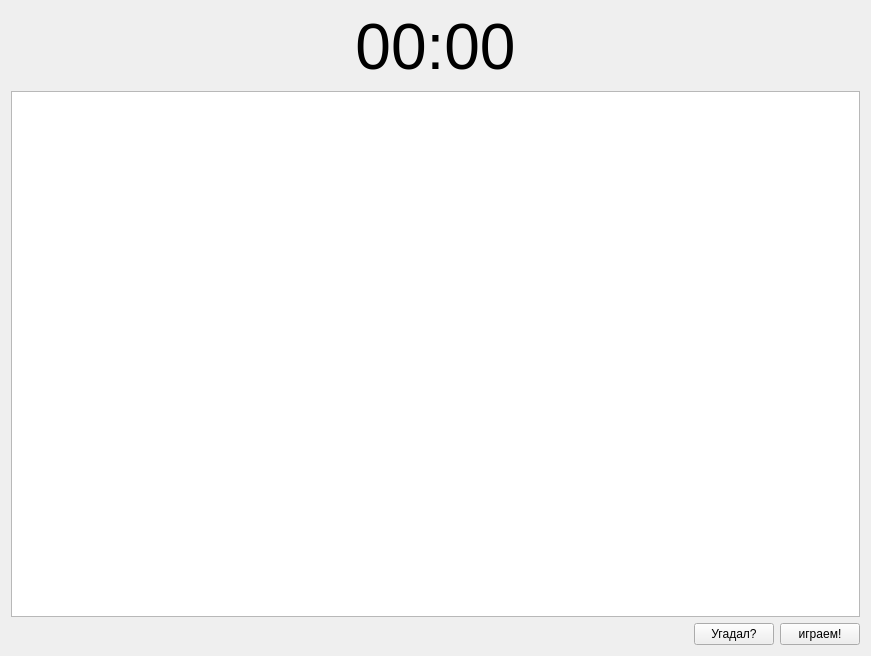
<?xml version="1.0" encoding="UTF-8"?>
<ui version="4.0">
 <class>mainForm</class>
 <widget class="QWidget" name="mainForm">
  <property name="geometry">
   <rect>
    <x>0</x>
    <y>0</y>
    <width>871</width>
    <height>656</height>
   </rect>
  </property>
  <property name="minimumSize">
   <size>
    <width>600</width>
    <height>400</height>
   </size>
  </property>
  <property name="baseSize">
   <size>
    <width>0</width>
    <height>0</height>
   </size>
  </property>
  <property name="windowTitle">
   <string>Puzzle</string>
  </property>
  <property name="toolTip">
   <string>&lt;html&gt;&lt;head/&gt;&lt;body&gt;&lt;p&gt;123&lt;/p&gt;&lt;/body&gt;&lt;/html&gt;</string>
  </property>
  <layout class="QVBoxLayout" name="verticalLayout">
   <item>
    <layout class="QHBoxLayout" name="horizontalLayout_2"/>
   </item>
   <item>
    <widget class="QLabel" name="label_timer">
     <property name="whatsThis">
      <string>&lt;html&gt;&lt;head/&gt;&lt;body&gt;&lt;p&gt;&lt;br/&gt;&lt;/p&gt;&lt;/body&gt;&lt;/html&gt;</string>
     </property>
     <property name="styleSheet">
      <string notr="true">font: 8pt &quot;Roboto&quot;;</string>
     </property>
     <property name="text">
      <string>&lt;html&gt;&lt;head/&gt;&lt;body&gt;&lt;p align=&quot;center&quot;&gt;&lt;span style=&quot; font-size:48pt;&quot;&gt;00:00&lt;/span&gt;&lt;/p&gt;&lt;/body&gt;&lt;/html&gt;</string>
     </property>
    </widget>
   </item>
   <item>
    <widget class="QGraphicsView" name="graphicsView">
     <property name="enabled">
      <bool>true</bool>
     </property>
    </widget>
   </item>
   <item>
    <layout class="QHBoxLayout" name="horizontalLayout">
     <item>
      <spacer name="horizontalSpacer_2">
       <property name="orientation">
        <enum>Qt::Horizontal</enum>
       </property>
       <property name="sizeType">
        <enum>QSizePolicy::Expanding</enum>
       </property>
       <property name="sizeHint" stdset="0">
        <size>
         <width>250</width>
         <height>20</height>
        </size>
       </property>
      </spacer>
     </item>
     <item>
      <spacer name="horizontalSpacer">
       <property name="orientation">
        <enum>Qt::Horizontal</enum>
       </property>
       <property name="sizeType">
        <enum>QSizePolicy::Expanding</enum>
       </property>
       <property name="sizeHint" stdset="0">
        <size>
         <width>200</width>
         <height>20</height>
        </size>
       </property>
      </spacer>
     </item>
     <item>
      <widget class="QPushButton" name="btn_confirm">
       <property name="text">
        <string>Угадал?</string>
       </property>
      </widget>
     </item>
     <item>
      <widget class="QPushButton" name="btn_start_game">
       <property name="text">
        <string>играем!</string>
       </property>
      </widget>
     </item>
    </layout>
   </item>
  </layout>
 </widget>
 <resources/>
 <connections/>
 <slots>
  <slot>AnimeButton_clicked()</slot>
 </slots>
</ui>
